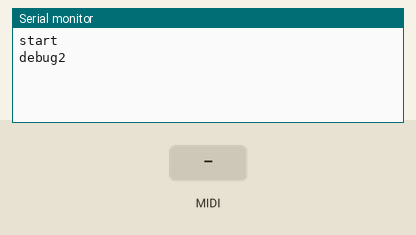
Bench run of a sketch on a simulated ESP32. On the bench: the last lines printed to the serial monitor. Inputs (shaded band) come from the test bench. MIDI output is not drawn.

Above: at 1.2 s.
1.3 s: MIDI note 36 received
At 2.5 s:
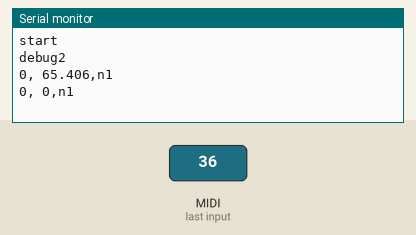
3.1 s: MIDI note 48 received
At 3.8 s:
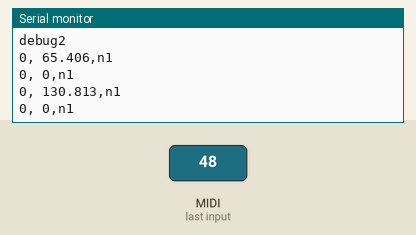
Timing chart, 0 to 6.1 s (numbered marks = the images above; inputs shaded):
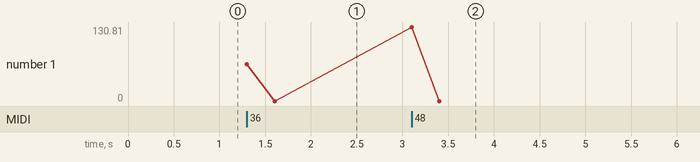

Measured:
- after the input at 1.3 s, the serial monitor: prints a new line at once (image 1)
- after the input at 3.1 s, the serial monitor: prints a new line at once (image 2)

The sketch:

midiconv.ino
```cpp
# include <MIDI.h>
//#include <utility>

//MIDI_CREATE_DEFAULT_INSTANCE();

//const int MIDI_RX_PIN = 12;
const int MIDI_RX_PIN = 41;
//const int MIDI_TX_PIN = 13;
const int MIDI_TX_PIN = 42;
//MIDI_CREATE_CUSTOM_INSTANCE(HardwareSerial, Serial1, Name, Settings)
MIDI_CREATE_INSTANCE(HardwareSerial, Serial1, MIDI);

uint8_t Part = 1;
uint8_t Notes[] = {0,0,0,0}; // 同時発音数＝４を確保するための配列（ゼロが空き部屋）
int8_t Point = 0; // 空き部屋の位置
uint8_t D1 = 0; // 周波数が入る

int8_t InpNotes(uint8_t value){
    if(SearchNotesZero() >=0){
        Point = SearchNotesZero();
        Notes[Point] = value;
        return 1;
    }
    return -1;
}

int8_t SearchNotesZero(){
    for(uint8_t i=0; i<4; i++){
        if(Notes[i] == 0){
            return i;
        }
    }
    return -1;
}

int8_t SearchNotes(uint8_t number){
    for(uint8_t i=0; i<4; i++){
        if(Notes[i] == number){
            return i;
        }
    }
    return -1;
}

float genFreq(uint8_t number){
    return 440.0 * pow(2.0, (number - 69) / 12.0);
}

void handleNoteOn(byte channel, byte pitch, byte velocity)
{
    // ノートの鳴り始めにさせたいことを何でも書いて
    D1 = MIDI.getData1();
    if(InpNotes(D1) >=0){
        Serial.printf("0, %.3f,n%d\n", genFreq(D1), Point+1);
        Serial1.printf("0, %.3f,n%d\n", genFreq(D1), Point+1);
    }
    // できるだけコールバックの中は短くするように、
    // でないとloop関数が遅くなり、リアルタイム性能に悪影響が出てしまう
}

void handleNoteOff(byte channel, byte pitch, byte velocity)
{
    // ノートの鳴り終わりにさせたいことを何でも
    D1 = MIDI.getData1();
    int8_t t = SearchNotes(D1);
    if(t >=0){
        Notes[t] = 0;
        Point = t;
        Serial.printf("0, 0,n%d\n", Point+1);
        Serial1.printf("0, 0,n%d\n", Point+1);
    }
    // ベロシティ0のノートオンメッセージもNoteOffとして解釈される(つまりここで処理される)点に注意
}

void setup()
{
    //Serial1.setPins(MIDI_RX_PIN, MIDI_TX_PIN);
    Serial1.begin(31250, SERIAL_8N1, MIDI_RX_PIN, MIDI_TX_PIN);
    Serial.begin(115200);
    Serial.println("start");

//    Serial1.setTX(0);
//    Serial1.setRX(1);
//    Serial1.setCTS(2); // CTSのGPIO（ラズパイピコでは使えるポートに制限あり）
//    Serial1.setRTS(3); // RTSのGPIO（ラズパイピコでは使えるポートに制限あり）
    //uart_set_hw_flow(uart0, true, true); // RTS/CTSフロー制御
//    uart_set_hw_flow(uart0, false, false); // RTS/CTSフロー制御なし
    Serial.println("debug2");
//    Serial1.setFIFOSize(12800);  // バッファー
    //Serial1.begin(31250); // 音データ受信用 UART初期化
    //Serial1.begin(115200); // 音データ受信用 UART初期化
    // handleNoteOn関数をMIDIライブラリに結びつけ、NoteOn時に呼び出されるようにする
    MIDI.setHandleNoteOn(handleNoteOn);  // 引数にはハンドラの「関数名」を書く

    // NoteOffにも同様
    MIDI.setHandleNoteOff(handleNoteOff);

    // 全チャンネルを読む形でMIDIインスタンスを初期化
    MIDI.begin(MIDI_CHANNEL_OMNI);
}

void loop()
{
    // リアルタイム性の確保のため、MIDI.readをできるだけ早く呼ぶように
    MIDI.read();
}
```
